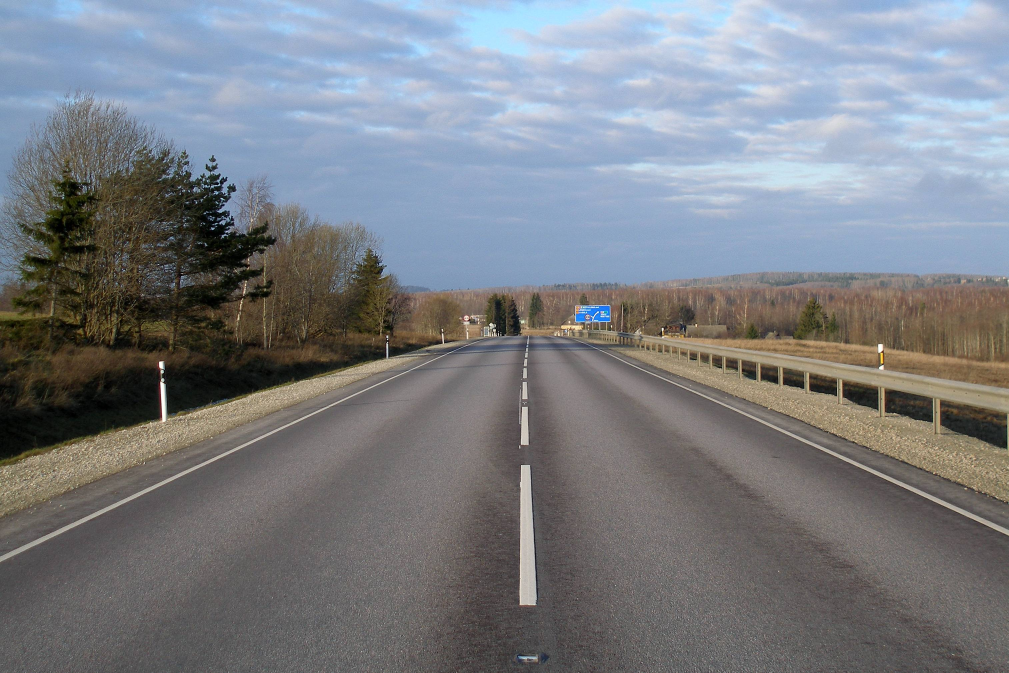
#> input picture Fundamentals_of_computer_vision/Excersise/test2.jpg, 3026 x 2017 px (shown at 1/3 size)
$ python regionmasking.py
#> lines starting #> are read from the running program, lines starting #| are printed output that depends on the picture
import matplotlib.pyplot as plt
import matplotlib.image as mpimg
import numpy as np

# Read in the image and print some stats
image = mpimg.imread('test2.jpg')
#> image is the input picture: shape (2017, 3026, 3); mean R, G, B 122.7, 126.1, 131.7
print('This image is: ', type(image),
         'with dimensions:', image.shape)
#| This image is:  <class 'numpy.ndarray'> with dimensions: (2017, 3026, 3)

# Pull out the x and y sizes and make a copy of the image
ysize = image.shape[0]
#> ysize = 2017
xsize = image.shape[1]
#> xsize = 3026
region_select = np.copy(image)

# Define a triangle region of interest
# Keep in mind the origin (x=0, y=0) is in the upper left in image processing
# Note: if you run this code, you'll find these are not sensible values!!
# But you'll get a chance to play with them soon in a quiz
left_bottom = [0, 1750]
right_bottom = [3000, 1750]
apex = [1600, 1000]

# Fit lines (y=Ax+B) to identify the  3 sided region of interest
# np.polyfit() returns the coefficients [A, B] of the fit
fit_left = np.polyfit((left_bottom[0], apex[0]), (left_bottom[1], apex[1]), 1)
fit_right = np.polyfit((right_bottom[0], apex[0]), (right_bottom[1], apex[1]), 1)
fit_bottom = np.polyfit((left_bottom[0], right_bottom[0]), (left_bottom[1], right_bottom[1]), 1)

# Find the region inside the lines
XX, YY = np.meshgrid(np.arange(0, xsize), np.arange(0, ysize))
region_thresholds = (YY > (XX*fit_left[0] + fit_left[1])) & \
                    (YY > (XX*fit_right[0] + fit_right[1])) & \
                    (YY < (XX*fit_bottom[0] + fit_bottom[1]))

# Color pixels red which are inside the region of interest
region_select[region_thresholds] = [255, 0, 0]
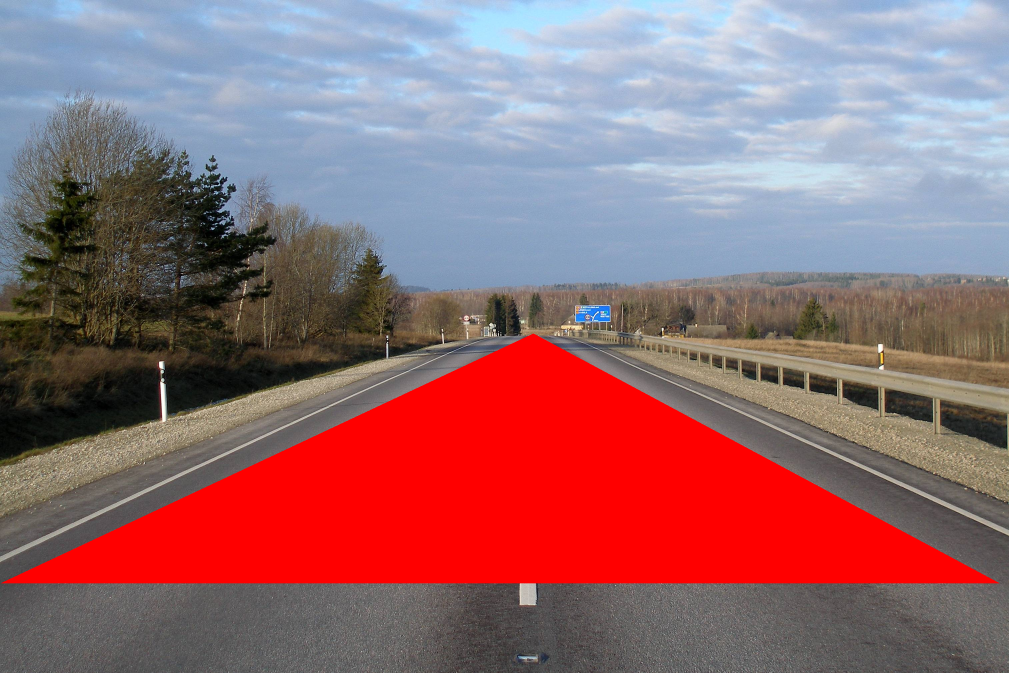
#> region_select: shape (2017, 3026, 3) (shown at 1/3 size); mean R, G, B 148.7, 106.3, 112.1

# Display the image
plt.imshow(region_select)

# uncomment if plot does not display
plt.show()
